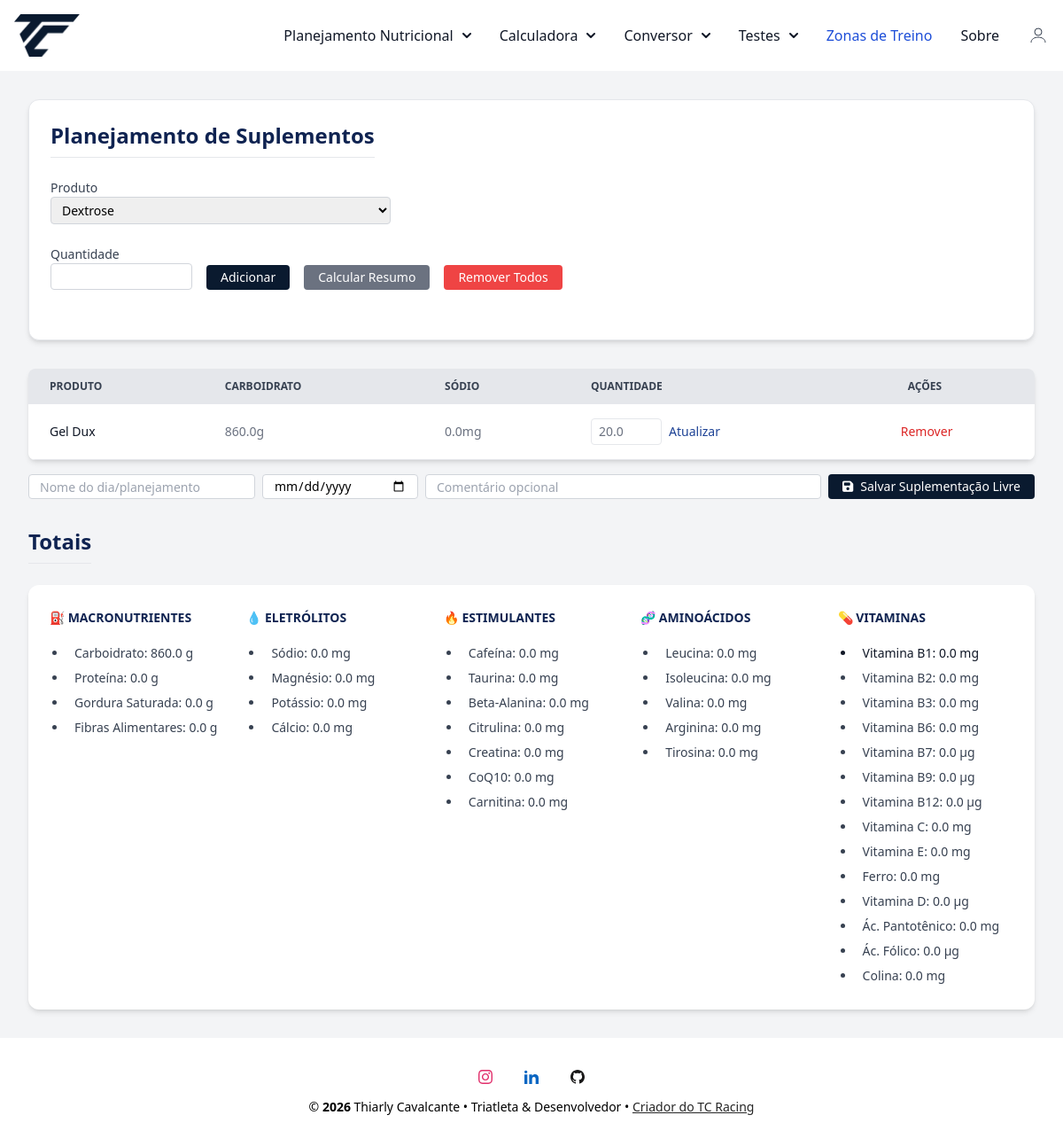
The page /planejamento (signed in) on the database its author committed.
### conversor/models.py (models this page shows, shortened)
class PlanejamentoItem(database.Model):
    __tablename__ = 'planejamento_itens'
    id = database.Column(database.Integer, primary_key=True)
    user_id = database.Column(database.Integer, database.ForeignKey('user.id'), nullable=False)
    suplemento_id = database.Column(database.Integer, database.ForeignKey('suplementos.id', ondelete='SET NULL'))
    quantidade = database.Column(database.Float, nullable=False)
    suplemento = database.relationship('Suplemento', lazy=True)

class Suplemento(database.Model):
    __tablename__ = 'suplementos'
    id = database.Column(database.Integer, primary_key=True)
    user_id = database.Column(database.Integer, database.ForeignKey('user.id'), nullable=False)
    nome = database.Column(database.String(100), nullable=False)
    tipo = database.Column(database.String(50), nullable=False)
    marca = database.Column(database.String(50))
    gramas_por_porcao = database.Column(database.Float)
    descricao_porcao = database.Column(database.String(50))
    carbo = database.Column(database.Float)
    proteina = database.Column(database.Float)
    gordura_saturada = database.Column(database.Float)
    fibras_alimentares = database.Column(database.Float)
    sodio = database.Column(database.Float)
    magnesio = database.Column(database.Float)
    potassio = database.Column(database.Float)
    calcio = database.Column(database.Float)
    cloro = database.Column(database.Float)
    fosforo = database.Column(database.Float)
    zinco = database.Column(database.Float)
    cafeina = database.Column(database.Float)
    taurina = database.Column(database.Float)
    beta_alanina = database.Column(database.Float)
    citrulina = database.Column(database.Float)
    creatina = database.Column(database.Float)
    coq10 = database.Column(database.Float)
    carnitina = database.Column(database.Float)
    leucina = database.Column(database.Float)
    isoleucina = database.Column(database.Float)
    valina = database.Column(database.Float)
    arginina = database.Column(database.Float)
    niacina = database.Column(database.Float)
    tirosina = database.Column(database.Float)
    vit_b1 = database.Column(database.Float)
    vit_b2 = database.Column(database.Float)
    vit_b3 = database.Column(database.Float)
    vit_b5 = database.Column(database.Float)
    vit_b6 = database.Column(database.Float)
    vit_b7 = database.Column(database.Float)
    vit_b9 = database.Column(database.Float)
    vit_b12 = database.Column(database.Float)
    vit_c = database.Column(database.Float)
    vit_e = database.Column(database.Float)
    vit_ferro = database.Column(database.Float)
    vit_d = database.Column(database.Float)
    colina = database.Column(database.Float)
    acido_pantotenico = database.Column(database.Float)
    acido_folico = database.Column(database.Float)
    comentario = database.Column(database.Text)  # campo livre para observações
    ingredientes = database.Column(database.Text)  # composição ou descrição dos ingredientes

### conversor/router.py (the view, shortened to what this page needs)
@app.route('/planejamento', methods=['GET', 'POST'])
@login_required
def planejamento():
    form = PlanningItemForm()
    form.suplemento_id.choices = [
        (s.id, s.nome) for s in Suplemento.query.order_by(Suplemento.nome.asc()).all()
    ]
    itens = PlanejamentoItem.query.filter_by(user_id=current_user.id).all()
    itens_validos = []
    for item in itens:
        if item.suplemento is None:
            database.session.delete(item)
        else:
            itens_validos.append(item)
    database.session.commit()
    totais = calcular_totais_planejamento(itens_validos)
    return render_template('planejamento.html', form=form, itens=itens_validos, totais=totais)

### conversor/forms.py
class PlanningItemForm(FlaskForm):
    suplemento_id = SelectField('Produto', coerce=int, validators=[DataRequired()])
    quantidade = DecimalFieldBR('Quantidade', places=2, rounding=None, validators=[DataRequired(), NumberRange(min=0.01)])
    submit = SubmitField('Adicionar')

### conversor/models.py (called while the page is built)
@login_manager.user_loader
def load_user(user_id):
    return User.query.get(int(user_id))

### conversor/templates/planejamento.html (shortened to what this page needs)
{% extends "base.html" %}
{% block content %}
<div class="max-w-7xl mx-auto py-8 px-4 sm:px-6 lg:px-8">
<div class="bg-white shadow-md rounded-xl p-6 border border-gray-200 mb-8">
  <h1 class="text-2xl font-bold text-left mb-6 border-b pb-2 title-nave">Planejamento de Suplementos</h1>
  <div class="flex flex-col gap-4 mb-8">
    <form method="POST" class="flex flex-col gap-4">
      <div class="w-full sm:max-w-sm">
        {{ form.suplemento_id.label(class="block text-sm font-medium text-gray-700") }}
        {{ form.suplemento_id(
          class="border border-gray-300 rounded px-2 py-1 text-sm w-full",
          id="select-suplemento"
        ) }}
      </div>
      <div class="flex flex-col sm:flex-row gap-4 items-end">
        <div class="w-full sm:w-40">
          {{ form.quantidade.label(class="block text-sm font-medium text-gray-700") }}
          {{ form.quantidade(
            class="border border-gray-300 rounded px-2 py-1 text-sm w-full",
            step="0.01", min="0.01"
          ) }}
        </div>
    </form>
    <div class="flex flex-col sm:flex-row gap-4 mt-2">
      <button type="submit" class=" btn-nave text-white text-sm px-4 py-1 rounded w-full sm:w-auto mt-1 sm:mt-[22px]">
        Adicionar
      </button>
    </div>
      <a href="{{ url_for('resumo_view') }}" class="bg-gray-500 text-white text-sm px-4 py-1 rounded hover:bg-gray-600 w-full sm:w-auto text-center">
        Calcular Resumo
      </a>
      <form method="POST" action="{{ url_for('remover_todos_itens') }}" onsubmit="return confirm('Deseja remover todos os itens?')" class="w-full sm:w-auto">
        <button type="submit" class="bg-red-500 text-white text-sm px-4 py-1 rounded hover:bg-red-600 w-full sm:w-auto">
          Remover Todos
        </button>
      </form>
    </div>
  </div>
</div>
  {% if itens %}
    <div class="relative overflow-x-auto shadow-md sm:rounded-lg">
      <table class="w-full text-sm text-left rtl:text-right text-gray-500 dark:text-gray-400">
        <thead class="text-xs text-gray-700 uppercase bg-gray-200 dark:bg-gray-700 dark:text-gray-400">
          <tr>
            <th scope="col" class="px-6 py-3 ">Produto</th>
            <th scope="col" class="px-6 py-3 ">Carboidrato</th>
            <th scope="col" class="px-6 py-3 ">Sódio</th>
            <th scope="col" class="px-6 py-3 ">Quantidade</th>
            <th scope="col" class="px-6 py-3 ">Ações</th>
          </tr>
        </thead>
        <tbody>
          {% for item in itens %}
          <tr class="bg-white border-b dark:bg-gray-800 dark:border-gray-700 border-gray-200" >
            <th scope="row" class="px-6 py-4 font-medium text-gray-900 whitespace-nowrap dark:text-white">{{ item.suplemento.nome }}</th>
            <td class="px-6 py-4 whitespace-nowrap">
              {{ (item.suplemento.carbo or 0) * item.quantidade | round(1) }}g
            </td>
            <td class="px-6 py-4 whitespace-nowrap">
              {{ (item.suplemento.sodio or 0) * item.quantidade | round(1) }}mg
            </td>
            <td class="px-6 py-4 whitespace-nowrap">
              <form method="POST" action="{{ url_for('atualizar_quantidade', item_id=item.id) }}" class="flex items-center gap-2">
                <input type="number" name="quantidade" value="{{ item.quantidade | float | round(2) }}" step="any" min="0.01" class="w-20 px-2 py-1 border rounded">
                <button type="submit" class="resumo-nave hover:underline">Atualizar</button>
              </form>
            </td>
            <td class="px-4 py-2 border-b whitespace-nowrap">
              <form method="POST" action="{{ url_for('remover_item', item_id=item.id) }}" onsubmit="return confirm('Deseja remover este item?')">
                <button type="submit" class="text-red-600 hover:underline">Remover</button>
              </form>
            </td>
          </tr>
          {% endfor %}
        </tbody>
      </table>
    </div>
  {% else %}
    <p class="text-gray-600 mb-8">Nenhum item no planejamento ainda.</p>
  {% endif %}
  <form method="POST" action="{{ url_for('salvar_resumo_livre') }}"
        class="flex flex-col sm:flex-row flex-wrap items-end gap-2 mt-4 mb-8">
      <input type="text" name="nome_treino"
          placeholder="Nome do dia/planejamento"
          required
          class="w-full sm:w-64 px-3 py-1 h-7 border border-gray-300 rounded text-sm">
      <input type="date" name="data"
          required
          class="w-full sm:w-44 px-3 py-1 h-7 border border-gray-300 rounded text-sm">
      <input type="text" name="comentario"
          placeholder="Comentário opcional"
          class="w-full sm:flex-1 px-3 py-1 h-7 border border-gray-300 rounded text-sm">
      <button type="submit"
            class="btn-nave text-white text-sm px-4 py-1 rounded flex items-center gap-2">
      <i class="fas fa-save"></i> Salvar Suplementação Livre
      </button>
  </form>
  <div class="mt-8">
    <h2 class="text-2xl font-bold text-left mb-6 border-b pb-2 title-nave">Totais</h2>
    <div class="bg-white shadow-md rounded-xl p-6">
      <div class="grid grid-cols-1 sm:grid-cols-2 md:grid-cols-3 lg:grid-cols-5 gap-6">
        <div>
          <h3 class="text-sm font-semibold title-naveuppercase title-nave  rounded mb-4">⛽️ MACRONUTRIENTES</h3>
          <ul class="list-disc pl-5 text-gray-800">
            <li class="px-2 py-1 font-medium text-gray-700 text-sm whitespace-nowrap dark:text-white">Carboidrato: {{ totais.carbo | round(2) }} g</li>
            <li class="px-2 py-1 font-medium text-gray-700 text-sm whitespace-nowrap dark:text-white">Proteína: {{ totais.proteina | round(2) }} g</li>
            <li class="px-2 py-1 font-medium text-gray-700 text-sm whitespace-nowrap dark:text-white">Gordura Saturada: {{ totais.gordura_saturada | round(2) }} g</li>
            <li class="px-2 py-1 font-medium text-gray-700 text-sm whitespace-nowrap dark:text-white">Fibras Alimentares: {{ totais.fibras_alimentares | round(2) }} g</li>
          </ul>
        </div>
        <div>
          <h3 class="text-sm font-semibold title-naveuppercase title-nave rounded mb-4">💧 ELETRÓLITOS</h3>
          <ul class="list-disc pl-5 text-gray-800">
            <li class="px-2 py-1 font-medium text-gray-700 text-sm whitespace-nowrap dark:text-white">Sódio: {{ totais.sodio | round(2) }} mg</li>
            <li class="px-2 py-1 font-medium text-gray-700 text-sm whitespace-nowrap dark:text-white">Magnésio: {{ totais.magnesio | round(2) }} mg</li>
            <li class="px-2 py-1 font-medium text-gray-700 text-sm whitespace-nowrap dark:text-white">Potássio: {{ totais.potassio | round(2) }} mg</li>
            <li class="px-2 py-1 font-medium text-gray-700 text-sm whitespace-nowrap dark:text-white">Cálcio: {{ totais.calcio | round(2) }} mg</li>
          </ul>
        </div>
        <div>
          <h3 class="text-sm font-semibold title-nave uppercase title-nave rounded mb-4">🔥 Estimulantes</h3>
          <ul class="list-disc pl-5 text-gray-800">
            <li class="px-2 py-1 font-medium text-gray-700 text-sm whitespace-nowrap dark:text-white">Cafeína: {{ totais.cafeina | round(2) }} mg</li>
            <li class="px-2 py-1 font-medium text-gray-700 text-sm whitespace-nowrap dark:text-white">Taurina: {{ totais.taurina | round(2) }} mg</li>
            <li class="px-2 py-1 font-medium text-gray-700 text-sm whitespace-nowrap dark:text-white">Beta-Alanina: {{ totais.beta_alanina | round(2) }} mg</li>
            <li class="px-2 py-1 font-medium text-gray-700 text-sm whitespace-nowrap dark:text-white">Citrulina: {{ totais.citrulina | round(2) }} mg</li>
            <li class="px-2 py-1 font-medium text-gray-700 text-sm whitespace-nowrap dark:text-white">Creatina: {{ totais.creatina | round(2) }} mg</li>
            <li class="px-2 py-1 font-medium text-gray-700 text-sm whitespace-nowrap dark:text-white">CoQ10: {{ totais.coq10 | round(2) }} mg</li>
            <li class="px-2 py-1 font-medium text-gray-700 text-sm whitespace-nowrap dark:text-white">Carnitina: {{ totais.carnitina | round(2) }} mg</li>
          </ul>
        </div>
        <div>
          <h3 class="text-sm font-semibold title-nave uppercase btitle-nave rounded mb-4">🧬 Aminoácidos</h3>
          <ul class="list-disc pl-5 text-gray-800">
            <li class="px-2 py-1 font-medium text-gray-700 text-sm whitespace-nowrap dark:text-white">Leucina: {{ totais.leucina | round(2) }} mg</li>
            <li class="px-2 py-1 font-medium text-gray-700 text-sm whitespace-nowrap dark:text-white">Isoleucina: {{ totais.isoleucina | round(2) }} mg</li>
            <li class="px-2 py-1 font-medium text-gray-700 text-sm whitespace-nowrap dark:text-white">Valina: {{ totais.valina | round(2) }} mg</li>
            <li class="px-2 py-1 font-medium text-gray-700 text-sm whitespace-nowrap dark:text-white">Arginina: {{ totais.arginina | round(2) }} mg</li>
            <li class="px-2 py-1 font-medium text-gray-700 text-sm whitespace-nowrap dark:text-white">Tirosina: {{ totais.tirosina | round(2) }} mg</li>
          </ul>
        </div>
        <div>
          <h3 class="text-sm font-semibold title-nave uppercase  rounded mb-4">💊 VITAMINAS</h3>
          <ul class="list-disc pl-5 text-gray-800">
            <li class="px-2 py-1 font-medium text-gray-900 text-sm whitespace-nowrap dark:text-white">Vitamina B1: {{ totais.vit_b1 | round(2) }} mg</span></li>
            <li class="px-2 py-1 font-medium text-gray-700 text-sm whitespace-nowrap dark:text-white">Vitamina B2: {{ totais.vit_b2 | round(2) }} mg</li>
            <li class="px-2 py-1 font-medium text-gray-700 text-sm whitespace-nowrap dark:text-white">Vitamina B3: {{ totais.vit_b3 | round(2) }} mg</li>
            <li class="px-2 py-1 font-medium text-gray-700 text-sm whitespace-nowrap dark:text-white">Vitamina B6: {{ totais.vit_b6 | round(2) }} mg</li>
            <li class="px-2 py-1 font-medium text-gray-700 text-sm whitespace-nowrap dark:text-white">Vitamina B7: {{ totais.vit_b7 | round(2) }}  µg</li>
            <li class="px-2 py-1 font-medium text-gray-700 text-sm whitespace-nowrap dark:text-white">Vitamina B9: {{ totais.vit_b9 | round(2) }}  µg</li>
            <li class="px-2 py-1 font-medium text-gray-700 text-sm whitespace-nowrap dark:text-white">Vitamina B12: {{ totais.vit_b12 | round(2) }}  µg</li>
            <li class="px-2 py-1 font-medium text-gray-700 text-sm whitespace-nowrap dark:text-white">Vitamina C: {{ totais.vit_c | round(2) }} mg</li>
            <li class="px-2 py-1 font-medium text-gray-700 text-sm whitespace-nowrap dark:text-white">Vitamina E: {{ totais.vit_e | round(2) }} mg</li>
            <li class="px-2 py-1 font-medium text-gray-700 text-sm whitespace-nowrap dark:text-white">Ferro: {{ totais.vit_ferro | round(2) }} mg</li>
            <li class="px-2 py-1 font-medium text-gray-700 text-sm whitespace-nowrap dark:text-white">Vitamina D: {{ totais.vit_d | round(2) }} µg</li>
            <li class="px-2 py-1 font-medium text-gray-700 text-sm whitespace-nowrap dark:text-white">Ác. Pantotênico: {{ totais.acido_pantotenico | round(2) }} mg</li>
            <li class="px-2 py-1 font-medium text-gray-700 text-sm whitespace-nowrap dark:text-white">Ác. Fólico: {{ totais.acido_folico | round(2) }} µg</li>
            <li class="px-2 py-1 font-medium text-gray-700 text-sm whitespace-nowrap dark:text-white">Colina: {{ totais.colina | round(2) }} mg</li>
          </ul>
        </div>
      </div>
    </div>
  </div>
</div>
{% endblock %}

### conversor/static/css/style.css (style rules this page uses)
html { height: 100%; }
body { display: flex; flex-direction: column; min-height: 100vh; margin: 0; }
.btn-nave { background-color: #0a1a2f; color: white; }
.title-nave { position: relative; display: inline-block; color: #0F2351; font-weight: 700; }
.title-nave::after { content: ""; position: absolute; width: 0; height: 3px; left: 0; bottom: -4px; background-color: #0a1a2f; transition: width 0.3s ease; }
.resumo-nave { color: #1b4094; }

### rows shown on the page
PlanejamentoItem: suplemento.nome "Gel Dux", quantidade "20.0"
Suplemento: (item.suplemento.carboor0)*item.quantidade|round(1) "860.0", (item.suplemento.sodioor0)*item.quantidade|round(1) "0.0"

### other values the page prints
{{ totais.carbo | round(2) }} "860.0"
{{ totais.proteina | round(2) }} "0.0"
{{ totais.gordura_saturada | round(2) }} "0.0"
{{ totais.fibras_alimentares | round(2) }} "0.0"
{{ totais.sodio | round(2) }} "0.0"
{{ totais.magnesio | round(2) }} "0.0"
{{ totais.potassio | round(2) }} "0.0"
{{ totais.calcio | round(2) }} "0.0"
{{ totais.cafeina | round(2) }} "0.0"
{{ totais.taurina | round(2) }} "0.0"
{{ totais.beta_alanina | round(2) }} "0.0"
{{ totais.citrulina | round(2) }} "0.0"
{{ totais.creatina | round(2) }} "0.0"
{{ totais.coq10 | round(2) }} "0.0"
{{ totais.carnitina | round(2) }} "0.0"
